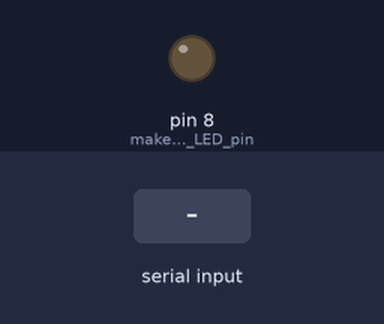
Recording of a sketch running on a simulated Arduino Uno, built with avr-gcc and run on an emulated ATmega328P. Shown: output pins drawn as LEDs (lit = HIGH). The inputs (shaded band) are chosen by the test bench.

Above: at 1.2 s.
1.3 s: byte 0 (0) received over Serial
At 2.7 s:
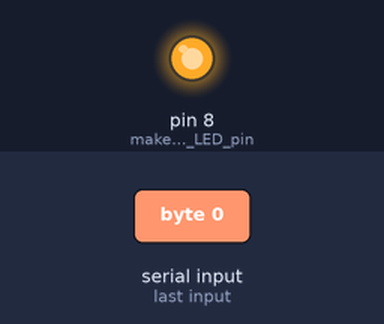
Timing chart, 0 to 4.3 s (numbered marks = the images above; inputs shaded):
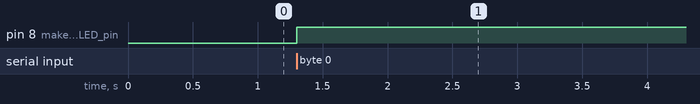

The sketch:

testPythonArduino.ino
```cpp
int data;
void setup() {
  Serial.begin(9600); //initialize serial COM at 9600 baudrate
  pinMode(8, OUTPUT); //make the LED pin (13) as output
  digitalWrite (8, LOW);
  //Serial.println("Hi!, I am Arduino");
}
void loop() {
while (Serial.available()){
  data = Serial.read();


if (data == 0){
digitalWrite (8, HIGH);
delay(5000);
}
else if (data == 1)
{digitalWrite (8, LOW);
delay(5000);
}
}
}
```

Measured:
- after the input at 1.3 s, pin 8 (make_the_LED_pin): LOW → HIGH at once
